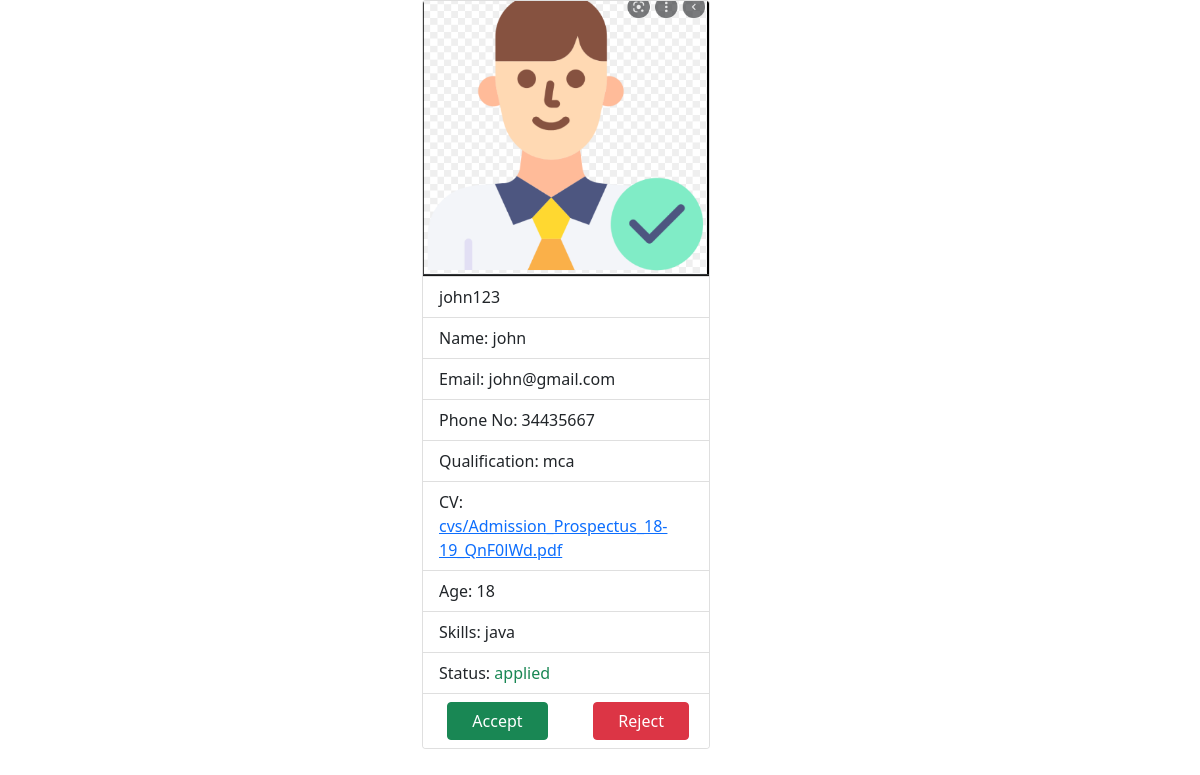
The app's page /user/employer/applicant/profile/5 with its own data.
### employers/models.py (models this page shows)
class Application(models.Model):
    applicant=models.ForeignKey(User,on_delete=models.CASCADE,related_name='aapplicants')
    job=models.ForeignKey(Jobs,on_delete=models.CASCADE,related_name='ajobs')
    options=(
        ('applied','applied'),
        ('rejected','rejected'),
        ('pending','pending'),
        ('cancelled','cancelled'),
        ('accepted','accepted')
    )
    status=models.CharField(max_length=20,choices=options,default='applied')
    date=models.DateField(auto_now_add=True)
    class Meta:
        unique_together=(
            'applicant','job'
        )

### users/models.py (models this page shows, shortened)
class User(AbstractUser):
    phone=models.CharField(max_length=12)
    options=(
        ('candidate','candidate'),
        ('employer','employer')
    )
    role=models.CharField(max_length=12,choices=options,default='candidate')

### candidates/models.py (models this page shows)
class CandidateProfile(models.Model):
    user=models.OneToOneField(User,on_delete=models.CASCADE,related_name='candprofile')
    pro_pic=models.ImageField(upload_to='profiles')
    qualification=models.CharField(max_length=120)
    age=models.PositiveIntegerField(default=17)
    skills=models.CharField(max_length=120,null=True)
    cv=models.FileField(upload_to='cvs')

### employers/views.py (the view)
# urls.py: path('applicant/profile/<int:id>',views.ApplicantProfileDetailView.as_view(),name='emp-appli-profile-detail'),
class ApplicantProfileDetailView(DetailView):
    model = Application
    template_name = 'empcandidateprofile.html'
    context_object_name = 'canddetails'
    pk_url_kwarg = 'id'

### employers/templates/empcandidateprofile.html (shortened to what this page needs)
<!DOCTYPE html>
<html lang="en">
<head>
        <link href="https://cdn.jsdelivr.net/npm/bootstrap@5.1.3/dist/css/bootstrap.min.css" rel="stylesheet">
</head>
<body>
<div class="container">
    <div class="row">
        <div class="col-4"></div>
        <div class="col-4">
            <div class="card" style="width: 18rem;">
  <img src="{{canddetails.applicant.candprofile.pro_pic.url}}" class="card-img-top" alt="...">
  <ul class="list-group list-group-flush">
          <li class="list-group-item">{{canddetails.applicant}}</li>
      <li class="list-group-item">Name: {{canddetails.applicant.first_name}} {{canddetails.applicant.last_name}}</li>
        <li class="list-group-item">Email: {{canddetails.applicant.email}}</li>
      <li class="list-group-item">Phone No: {{canddetails.applicant.phone}}</li>
    <li class="list-group-item">Qualification: {{canddetails.applicant.candprofile.qualification}}</li>
      <li class="list-group-item">CV: <a href="{{canddetails.applicant.candprofile.cv.url}}">{{canddetails.applicant.candprofile.cv}}</a></li>
    <li class="list-group-item">Age: {{canddetails.applicant.candprofile.age}}</li>
    <li class="list-group-item">Skills: {{canddetails.applicant.candprofile.skills}}</li>
          <li class="list-group-item">Status: <span class="text-success">{{canddetails.status}}</span></li>
      <li class="list-group-item">&nbsp&nbsp<a href="{%url 'application-accepted' canddetails.id%}" class="btn btn-success ps-4 pe-4">Accept</a> &nbsp&nbsp&nbsp&nbsp&nbsp&nbsp&nbsp&nbsp&nbsp <a href="{%url 'application-rejected' canddetails.id%}" class="btn btn-danger ps-4 pe-4">Reject</a>
      </li>
  </ul>
</div>
        </div>
        <div class="col-4"></div>
    </div>
</div>
</body>
</html>

### records on screen
Application: applicant.candprofile.pro_pic (picture), applicant "john123", applicant.first_name "john", applicant.email "john@gmail.com", applicant.phone "34435667", applicant.candprofile.qualification "mca", applicant.candprofile.cv "cvs/Admission_Prospectus_18-19_QnF0lWd.pdf", applicant.candprofile.age "18", applicant.candprofile.skills "java", status "applied"
